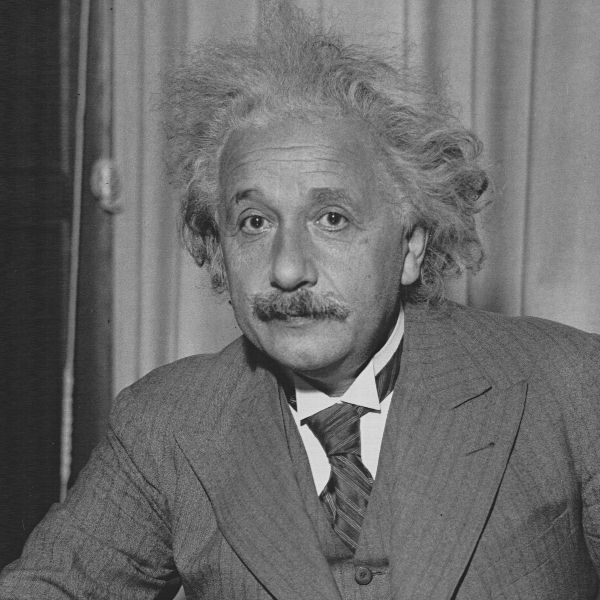
#> input picture assets/original.png, 600 x 600 px
$ python main.py
#> lines starting #> are read from the running program, lines starting #| are printed output that depends on the picture
### helpers.py
import numpy as np
import cv2
from skimage import io, img_as_ubyte

def show_images(images, titles):
    """
    Args:
      images (np array) -> array of images
      titles (np array) -> np array of titles
    """
    #This function is used to show image(s) with titles by sending an array of images and an array of associated titles.
    # images[0] will be drawn with the title titles[0] if exists
    # You aren't required to understand this function, use it as-is.
    assert len(images) == len(titles)
    for title in titles:
        cv2.namedWindow(title, cv2.WINDOW_NORMAL)

    for title, img in zip(titles, images):
        cv2.imshow(title, img)

    cv2.waitKey(0)
    cv2.destroyAllWindows()

# How to use show_images([list of images], [list of titles]) They must have the same length
# show_images([img1, img2], ['This is image 1', 'This is image 2'])


def median_filter(img,ksize):
    """
    Args:
      img (np array) -> image as an np array
      ksize (int) -> kernel size of median filter
    Returns:
      filtered_img (np array) -> median filtered image
    """
    pad = int((ksize-1)/2)
    filtered_img = []

    #Pad the image with zeros on all sides of size ksize

    # Create a new array of zeros
    padded_img = np.zeros((img.shape[0]+pad*2,img.shape[1]+pad*2))
    # Leave the padded area black and center the image
    padded_img[pad:img.shape[0]+pad,pad:img.shape[1]+pad] = img

    # Perform median filtering
    for i in range(len(padded_img)):
        for j in range(len(padded_img[0])):
            filtered_img.append(np.median(padded_img[i:ksize+i,j:ksize+j]))

    filtered_img = np.asarray(filtered_img).reshape((padded_img.shape[0],padded_img.shape[1]))
    return filtered_img

def negative_transform(img):
    """
    Args:
      img (np array) -> image as an np array
    Returns:
      transformed_img -> negatively transformed image as np array
    """
    return np.max(img)-img

def contrast_stretching(img):
    """
    Args:
      img (np array) -> image as an np array
    Returns:
      contrast stretched -> contrast stretched image
    """
    return (img-np.min(img))/(np.max(img)-np.min(img))

def gamma_corr(img, gamma):
    """
    Args:
      img (np array) -> image as an np array
    Returns:
      gamma_corrected -> gamma corrected image
    """
    return ((img/255)**gamma)

def hist_eq(img):
    """
    Args:
      img (np array) -> image as an np array
    Returns:
      equalized_img -> equalized image
    """
    # Flatten the image into 1 dimension: pixels
    pixels = img.flatten()

    # Generate a cumulative histogram
    hist, bins = np.histogram(img.reshape(-1), bins=256, range = (0,256), normed = True)
    cdf = np.cumsum(hist)
    new_pixels = np.interp(pixels, bins[:-1], cdf*255)

    # Reshape new_pixels as a 2-D array: new_image
    equalized_img = new_pixels.reshape((img.shape[0],img.shape[1]))

    return equalized_img

def save_image(path, im):
  return io.imsave(path, img_as_ubyte(im.copy()))

### main.py
import numpy as np
import skimage
from skimage.util import random_noise
import cv2
import helpers as h


############# Median filter testing #############
img = cv2.imread('./assets/original.png', cv2.IMREAD_GRAYSCALE)
#> img is the input picture: shape (600, 600); min 18, max 236, mean 107.1
img = skimage.img_as_float(img)
ksize = 3

#Add salt and pepper noise
noise = random_noise(img, mode='s&p', clip=False, amount=0.02)

filtered_img = h.median_filter(img,ksize)
#> after the loop in median_filter, `for i in range(len(padded_img)):`: filtered_img = 362404 items

h.show_images([img,noise,filtered_img],["original","Noise","Median filtered image"])
#> the loop in show_images, `for title, img in zip(titles, images):` made 3 passes
#> title on passes 1 to 3: 'original', 'Noise', 'Median filtered image'


############# Negative transform testing #############
img = cv2.imread('./assets/negative.png', cv2.IMREAD_GRAYSCALE)
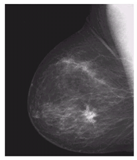
#> input picture assets/negative.png, 137 x 160 px
#> img: shape (160, 137); min 21, max 255, mean 84.4
inv = h.negative_transform(img)
h.show_images([img, inv],["original", "negatively transformed image"])
#> the loop in show_images (call 2), `for title, img in zip(titles, images):` made 2 passes


############# Negative transform testing #############
img = cv2.imread('./assets/bad_kid.tif', cv2.IMREAD_GRAYSCALE)
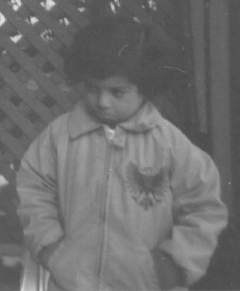
#> input picture assets/bad_kid.tif, 240 x 291 px
#> img is the input picture: shape (291, 240); min 74, max 224, mean 110.3
img2 = cv2.imread('./assets/dark.png', cv2.IMREAD_GRAYSCALE)
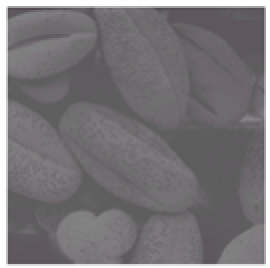
#> input picture assets/dark.png, 135 x 134 px (shown 2 times larger)
#> img2: shape (134, 135); min 76, max 255, mean 118.1

img_stretched = h.contrast_stretching(img)
img2_stretched = h.contrast_stretching(img2)
#> in contrast_stretching (call 2), `return (img-np.min(img))/(np.max(img)-np.min(img))`:
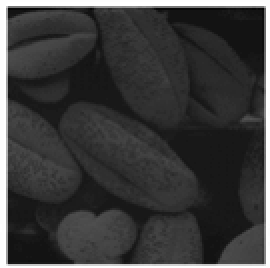
#> returned value: shape (134, 135) float64 (shown 2 times larger); min 0, max 1, mean 0.235
h.show_images([img, img_stretched, img2, img2_stretched],
            ["bad_kid", "bad_kid stretched", "dark", "dark stretched"])


############# Gamma correction testing #############
gamma = 1.5
img_corr = h.gamma_corr(img, gamma)
img2_corr = h.gamma_corr(img2, gamma)
#> call 2 of gamma_corr, with gamma = 1.5
#> in gamma_corr (call 2), `return ((img/255)**gamma)`:
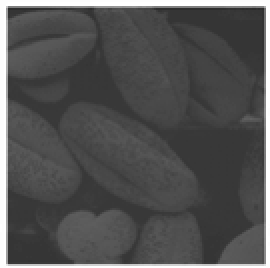
#> returned value: shape (134, 135) float64 (shown 2 times larger); min 0.163, max 1, mean 0.327
h.show_images([img, img_corr, img2, img2_corr],
            ["bad_kid", "bad_kid gamma", "dark", "dark gamma"])


############# Histogram equalization testing #############
img_eq = h.hist_eq(img)
#> in hist_eq, `hist, bins = np.histogram(img.reshape(-1), bins=256, range = (0,256), ..`: hist = 256 values, max 0.0519 at index 82, min 0 at index 0, mean 0.00391; bins = 257 values from 0 to 256
#> in hist_eq, `cdf = np.cumsum(hist)`: cdf = 256 values from 0 to 1
#> in hist_eq, `equalized_img = new_pixels.reshape((img.shape[0],img.shape[1]))`:
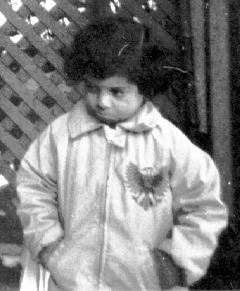
#> equalized_img: shape (291, 240) float64; min 0.0073, max 255, mean 130.4
img2_eq = h.hist_eq(img2)
#> in hist_eq (call 2), `pixels = img.flatten()`: pixels = 18090 values, max 255 at index 139, min 76 at index 544, mean 118.1
#> in hist_eq (call 2), `hist, bins = np.histogram(img.reshape(-1), bins=256, range = (0,256), ..`: hist = 256 values, max 0.114 at index 93, min 0 at index 0, mean 0.00391
#> in hist_eq (call 2), `new_pixels = np.interp(pixels, bins[:-1], cdf*255)`: new_pixels = 18090 values, max 255 at index 139, min 0.0141 at index 544, mean 132.6
#> in hist_eq (call 2), `equalized_img = new_pixels.reshape((img.shape[0],img.shape[1]))`:
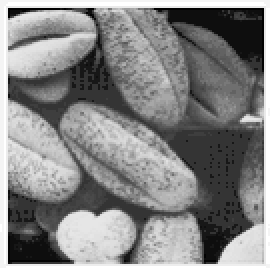
#> equalized_img: shape (134, 135) float64 (shown 2 times larger); min 0.0141, max 255, mean 132.6; drawn with min black and max white
h.show_images([img, img_eq/255, img2, img2_eq/255],
            ["bad_kid", "bad_kid equalized", "dark", "dark equalized"])

h.save_image('./results/salt_pepper_noise.jpg', noise)
h.save_image('./results/median_filtered.jpg', filtered_img)
h.save_image('./results/negative_transform.jpg', inv)
h.save_image('./results/contrast_stretched.jpg', img_stretched)
h.save_image('./results/contrast_stretched2.jpg', img2_stretched)
h.save_image('./results/gamma_corrected.jpg', img_corr)
h.save_image('./results/gamma_corrected2.jpg', img2_corr)
h.save_image('./results/hist_equalized.jpg', np.clip((img_eq/255),0,1))
h.save_image('./results/hist_equalized2.jpg', np.clip((img2_eq/255),0,1))
